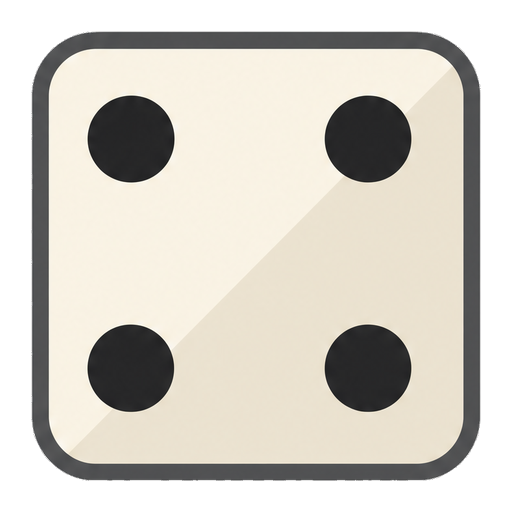
#> input picture assets/ui-prototype/dice/face-4.png, 512 x 512 px, given in place of grid-A.png, which was not available
$ python dice_build.py
#> lines starting #> are read from the running program, lines starting #| are printed output that depends on the picture; after the words box and inside, x2 and y2 are one past the last pixel; in counts of white or black regions, pixels touching at a corner belong together; pictures that were not available may be replaced by others from this repository, and a replacement may not be noted
#!/usr/bin/env python
"""从 GPT Image 2 的原图重建两套骰面素材。

    ~/.venvs/idle-art/bin/python tools/dice_build.py

输入 assets/ui-prototype/dice/raw/：
    grid-A.png      四宫格，左上→右下依次是 1/2/3/4 点
    face-5.png      单面 5 点
    face-6.png      单面 6 点
输出：
    dice/face-{1..6}.png    512×512 透明 PNG，给平面切面动画用
    dice/cube/cube-{1..6}.png  240×240 不透明，给 CSS 立方体贴面用

两条必须守住的规矩：
1. 六个面**各自**归一化到同一输出边长——不能共用一个缩放系数。face-1..4 来自
   1024 的半图、face-5/6 来自 2048 全图，共用系数会让骰身大小差一倍。
2. 立方体贴图要把圆角外的透明区填成描边色。否则六个面拼起来棱边会露出背景。
"""
from collections import deque
from pathlib import Path

import numpy as np
from PIL import Image

ROOT = Path(__file__).resolve().parent.parent
RAW = ROOT / "assets/ui-prototype/dice/raw"
OUT = ROOT / "assets/ui-prototype/dice"

CANVAS = 512          # 平面素材画布
SIDE = int(CANVAS * 0.88)   # 骰身边长，六面完全一致
CUBE_PX = 240         # 立方体贴图边长
BG_TOL = 14           # 与背景色的欧氏距离阈值


def cut_background(path: Path) -> Image.Image:
    """抠掉纯色背景。只从画布四边 flood fill，骰面内部万一有同色浅块也不会被误伤。"""
    im = Image.open(path).convert("RGB")
    a = np.asarray(im).astype(np.int16)
    h, w, _ = a.shape
#> h = 512; w = 512
    bg = np.median(a[:8].reshape(-1, 3), axis=0)
#> bg = [0, 0, 0]
    near = np.sqrt(((a - bg) ** 2).sum(2)) < BG_TOL
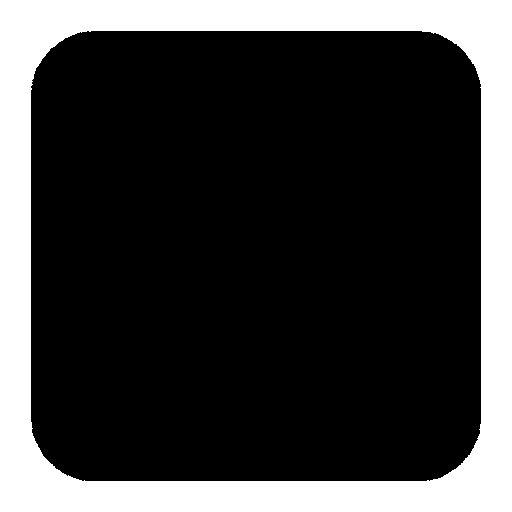
#> near: shape (512, 512) bool; 24.1% white; 1 white region, box (x1, y1, x2, y2) and area: (0, 0, 512, 512) 63141

    seen = np.zeros((h, w), bool)
    q = deque()
    for x in range(w):
        for y in (0, h - 1):
            if near[y, x] and not seen[y, x]:
                seen[y, x] = True
                q.append((y, x))
#> seen: shape (512, 512) bool; 0.39% white in thin lines or dots
    for y in range(h):
        for x in (0, w - 1):
            if near[y, x] and not seen[y, x]:
                seen[y, x] = True
                q.append((y, x))
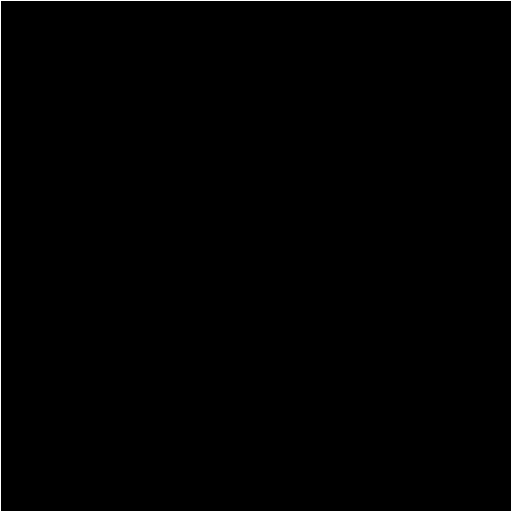
#> seen: shape (512, 512) bool; 0.78% white in thin lines or dots
    while q:
        y, x = q.popleft()
        for dy, dx in ((1, 0), (-1, 0), (0, 1), (0, -1)):
            ny, nx = y + dy, x + dx
            if 0 <= ny < h and 0 <= nx < w and near[ny, nx] and not seen[ny, nx]:
                seen[ny, nx] = True
                q.append((ny, nx))

    alpha = np.where(seen, 0, 255).astype(np.uint8)
    return Image.fromarray(np.dstack([np.asarray(im), alpha]), "RGBA")


def build_faces() -> None:
    """1..4 从四宫格切，5/6 是单张；各自归一化到同一骰身尺寸。"""
    sources = {}
    grid = cut_background(RAW / "grid-A.png")
    gw, gh = grid.width // 2, grid.height // 2
#> gw = 256; gh = 256
    for i, (c, r) in enumerate([(0, 0), (1, 0), (0, 1), (1, 1)], start=1):
        sources[i] = grid.crop((c * gw, r * gh, (c + 1) * gw, (r + 1) * gh))
#> after the loop, sources = 4 items
    for f in (5, 6):
        sources[f] = cut_background(RAW / f"face-{f}.png")
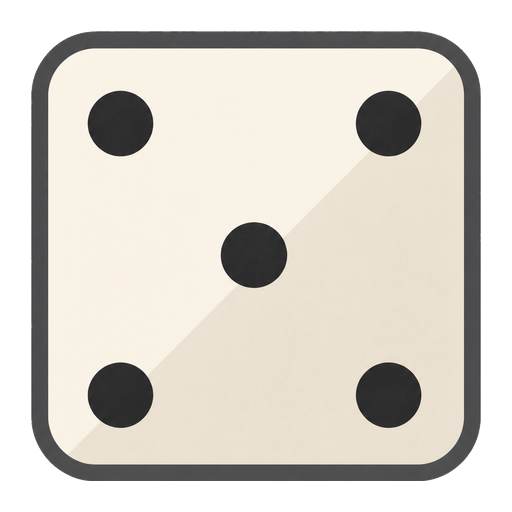
#> input picture assets/ui-prototype/dice/face-5.png, 512 x 512 px, found by its file name
#> in cut_background (call 2), `near = np.sqrt(((a - bg) ** 2).sum(2)) < BG_TOL`: near: shape (512, 512) bool; 24% white; 1 white region, box (x1, y1, x2, y2) and area: (0, 0, 512, 512) 63007

    for f in range(1, 7):
        im = sources[f]
        box = im.split()[3].getbbox()
        # 骰子本就是正方形，直接压成正方形，消掉模型画不方的那 1-2px 误差
        body = im.crop(box).resize((SIDE, SIDE), Image.LANCZOS)
        canvas = Image.new("RGBA", (CANVAS, CANVAS), (0, 0, 0, 0))
        canvas.paste(body, ((CANVAS - SIDE) // 2, (CANVAS - SIDE) // 2), body)
        canvas.save(OUT / f"face-{f}.png")
        print(f"face-{f}.png  源框 {box[2]-box[0]}×{box[3]-box[1]} → 外接框 {canvas.split()[3].getbbox()}")
#> this loop made 6 passes
#> box on passes 1 to 6: (31, 31, 256, 256), (0, 31, 225, 256), (31, 0, 256, 225), (0, 0, 225, 225), (31, 31, 481, 481), (31, 31, 481, 481)
#| face-1.png  源框 225×225 → 外接框 (31, 31, 481, 481)
#| face-2.png  源框 225×225 → 外接框 (31, 31, 481, 481)
#| face-3.png  源框 225×225 → 外接框 (31, 31, 481, 481)
#| face-4.png  源框 225×225 → 外接框 (31, 31, 481, 481)
#| face-5.png  源框 450×450 → 外接框 (31, 31, 481, 481)
#| face-6.png  源框 450×450 → 外接框 (31, 31, 481, 481)
#> pass 1, in build_faces, `im = sources[f]`:
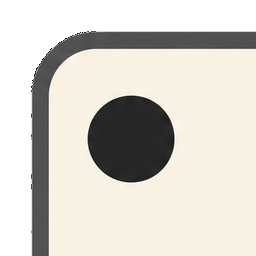
#> im: PIL image 256x256 RGBA; mean R, G, B, A 151.7, 148.2, 140.4, 193.4; transparent parts drawn white
#> after the loop:
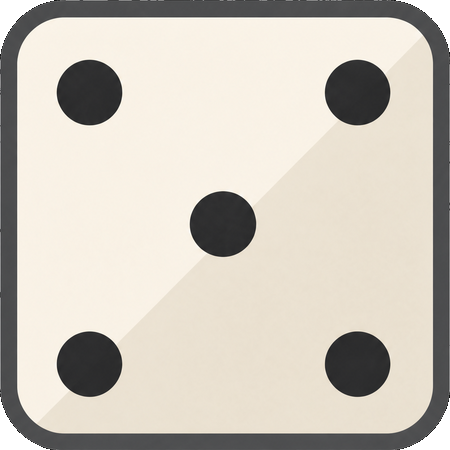
#> body: PIL image 450x450 RGBA; mean R, G, B, A 198.8, 192.7, 182.5, 250.8; transparent parts drawn white


def edge_color() -> tuple:
    """从描边上采样棱边色，别硬编码。"""
    a = np.asarray(Image.open(OUT / "face-1.png").convert("RGBA"))
    strip = a[34:44, 200:250]
    opaque = strip[strip[:, :, 3] > 200][:, :3]
#> opaque = 500 rows, first 8: [65, 66, 67], [65, 66, 67], [65, 66, 67], [64, 66, 68], [64, 66, 68], [64, 66, 68], [64, 66, 68], [64, 67, 68]
    return tuple(int(v) for v in np.median(opaque, axis=0))


def build_cube_faces() -> None:
    edge = edge_color()
#> edge = (79, 80, 81)
    (OUT / "cube").mkdir(exist_ok=True)
    inset = (CANVAS - SIDE) // 2
    for f in range(1, 7):
        im = Image.open(OUT / f"face-{f}.png").convert("RGBA")
        body = im.crop((inset, inset, inset + SIDE, inset + SIDE))
        # 圆角外的透明区填成描边色，六面拼立方体时棱边才不露背景
        filled = Image.alpha_composite(Image.new("RGBA", body.size, edge + (255,)), body)
        filled.convert("RGB").resize((CUBE_PX, CUBE_PX), Image.LANCZOS).save(
            OUT / "cube" / f"cube-{f}.png")
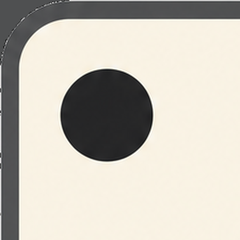
#> saved as cube-1.png: PIL image 240x240 RGB; mean R, G, B 197.8, 193.2, 183.3
    print(f"cube/cube-1..6.png  棱边色 #{edge[0]:02x}{edge[1]:02x}{edge[2]:02x}")
#| cube/cube-1..6.png  棱边色 #4f5051


def qa_sheet() -> None:
    """品红印样：白边和被挖穿的洞在浅灰底上看不出来，必须用品红。"""
    cell = 300
#> cell = 300
    sheet = Image.new("RGB", (cell * 6, cell), (255, 0, 255))
    bad = 0
    for f in range(1, 7):
        im = Image.open(OUT / f"face-{f}.png").resize((cell, cell), Image.LANCZOS)
#> im: PIL image 300x300 RGBA
        sheet.paste(im, ((f - 1) * cell, 0), im)
        center = np.asarray(im)[110:190, 110:190, 3]
#> center: shape (80, 80); every value is 255
        if center.min() != 255:
            print(f"  ✗ face-{f} 骰面中心被抠穿了（最小 alpha {center.min()}）")
            bad += 1
    path = ROOT / "assets/loot/style-explore/dice-QA-magenta.png"
    sheet.save(path)
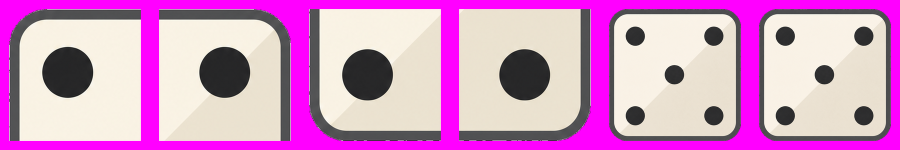
#> saved as dice-QA-magenta.png: PIL image 1800x300 RGB (shown at 1/2 size); mean R, G, B 211.3, 145.5, 198.5
    print(f"品红印样 → {path.relative_to(ROOT)}" + ("" if not bad else f"  （{bad} 面有问题）"))
#| 品红印样 → assets/loot/style-explore/dice-QA-magenta.png


if __name__ == "__main__":
    build_faces()
    build_cube_faces()
    qa_sheet()
